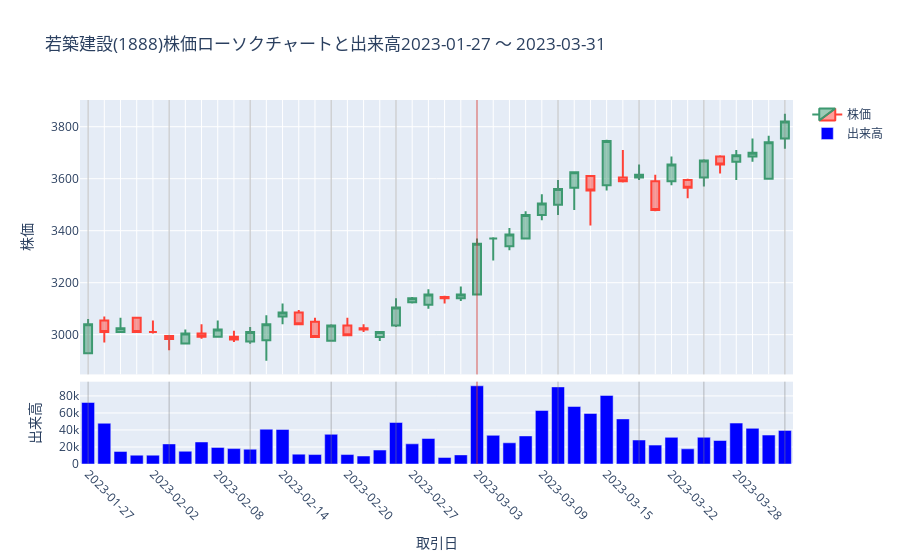

Notebook source saved alongside this figure:
### Code cell
# 日足チャート
start_date = dt - relativedelta(days = 7 * (weeks + 1))
end_date = dt + relativedelta(days = 7 * weeks)
PFIG = PricelistFig(code, start_date=start_date, end_date=end_date)

# 週末にvline
df = read_data(fp)
RPL = PricelistPl(df)
df = RPL.df
df = df.filter(pl.col("code")==code)\
.filter(pl.col("date")>=start_date)\
.filter(pl.col("date")<=end_date)
RPL = PricelistPl(df)
RPL.with_columns_weekid()
pdf = RPL.df
pdf = pdf.group_by(["weekid"]).agg([
    pl.col("date").last()
]).sort(by=["weekid"])
vline_dates = pdf["date"].to_list()
#vline_dates.remove(dt)
for d in vline_dates:
    PFIG.add_vline(d)

# 該当日にvline
PFIG.add_vline(dt, color="red")

PFIG.fig.show()

### Figure 1 — Plotly figure (JSON) as saved in the notebook; plotly's stock layout.template omitted (floating-point values rounded to 4 significant figures)
{"data": [{"close": [3040, 3010, 3025, 3010, 3010, 2983, 3005, 2992, 3020, 2981, 3010, 3040, 3085, 3040, 2991, 3035, 2998, 3020, 3010, 3105, 3140, 3155, 3140, 3155, 3350, 3370, 3385, 3460, 3505, 3560, 3625, 3555, 3745, 3590, 3615, 3480, 3655, 3565, 3670, 3655, 3690, 3700, 3740, 3820], "high": [3060, 3070, 3065, 3065, 3055, 2995, 3020, 3040, 3055, 3015, 3030, 3075, 3120, 3095, 3065, 3040, 3065, 3040, 3010, 3140, 3145, 3175, 3150, 3185, 3370, 3375, 3410, 3475, 3540, 3595, 3625, 3610, 3750, 3710, 3655, 3615, 3685, 3600, 3675, 3690, 3710, 3755, 3765, 3850], "low": [2929, 2970, 3010, 3010, 3005, 2940, 2966, 2984, 2992, 2972, 2965, 2900, 3040, 3040, 2991, 2975, 2998, 3010, 2976, 3030, 3120, 3100, 3120, 3130, 3155, 3285, 3325, 3370, 3440, 3460, 3480, 3420, 3555, 3585, 3595, 3475, 3575, 3525, 3570, 3620, 3595, 3665, 3600, 3715], "name": "株価", "open": [2929, 3055, 3010, 3065, 3010, 2995, 2966, 3005, 2992, 2992, 2974, 2979, 3070, 3085, 3050, 2977, 3035, 3025, 2991, 3035, 3125, 3115, 3145, 3140, 3155, 3370, 3340, 3370, 3460, 3500, 3565, 3610, 3575, 3605, 3605, 3590, 3590, 3595, 3605, 3685, 3665, 3685, 3600, 3755], "type": "candlestick", "x": ["2023-01-27", "2023-01-30", "2023-01-31", "2023-02-01", "2023-02-02", "2023-02-03", "2023-02-06", "2023-02-07", "2023-02-08", "2023-02-09", "2023-02-10", "2023-02-13", "2023-02-14", "2023-02-15", "2023-02-16", "2023-02-17", "2023-02-20", "2023-02-21", "2023-02-22", "2023-02-24", "2023-02-27", "2023-02-28", "2023-03-01", "2023-03-02", "2023-03-03", "2023-03-06", "2023-03-07", "2023-03-08", "2023-03-09", "2023-03-10", "2023-03-13", "2023-03-14", "2023-03-15", "2023-03-16", "2023-03-17", "2023-03-20", "2023-03-22", "2023-03-23", "2023-03-24", "2023-03-27", "2023-03-28", "2023-03-29", "2023-03-30", "2023-03-31"], "xaxis": "x", "yaxis": "y"}, {"marker": {"color": "blue"}, "name": "出来高", "type": "bar", "x": ["2023-01-27", "2023-01-30", "2023-01-31", "2023-02-01", "2023-02-02", "2023-02-03", "2023-02-06", "2023-02-07", "2023-02-08", "2023-02-09", "2023-02-10", "2023-02-13", "2023-02-14", "2023-02-15", "2023-02-16", "2023-02-17", "2023-02-20", "2023-02-21", "2023-02-22", "2023-02-24", "2023-02-27", "2023-02-28", "2023-03-01", "2023-03-02", "2023-03-03", "2023-03-06", "2023-03-07", "2023-03-08", "2023-03-09", "2023-03-10", "2023-03-13", "2023-03-14", "2023-03-15", "2023-03-16", "2023-03-17", "2023-03-20", "2023-03-22", "2023-03-23", "2023-03-24", "2023-03-27", "2023-03-28", "2023-03-29", "2023-03-30", "2023-03-31"], "xaxis": "x2", "y": [72300, 47900, 14800, 10400, 10400, 23600, 15000, 25900, 19500, 18100, 17400, 40900, 40600, 11600, 11100, 34900, 11100, 9400, 16400, 48800, 23700, 30000, 7700, 10700, 91900, 33700, 24900, 33000, 62900, 90600, 67600, 59400, 80600, 53000, 28200, 22200, 31300, 17800, 31400, 27600, 48100, 41900, 34000, 39500], "yaxis": "y2"}], "layout": {"autosize": true, "shapes": [{"line": {"color": "grey", "width": 1}, "opacity": 0.5, "type": "line", "x0": "2023-01-27", "x1": "2023-01-27", "xref": "x", "y0": 0, "y1": 1, "yref": "y domain"}, {"line": {"color": "grey", "width": 1}, "opacity": 0.5, "type": "line", "x0": "2023-01-27", "x1": "2023-01-27", "xref": "x2", "y0": 0, "y1": 1, "yref": "y2 domain"}, {"line": {"color": "grey", "width": 1}, "opacity": 0.5, "type": "line", "x0": "2023-02-03", "x1": "2023-02-03", "xref": "x", "y0": 0, "y1": 1, "yref": "y domain"}, {"line": {"color": "grey", "width": 1}, "opacity": 0.5, "type": "line", "x0": "2023-02-03", "x1": "2023-02-03", "xref": "x2", "y0": 0, "y1": 1, "yref": "y2 domain"}, {"line": {"color": "grey", "width": 1}, "opacity": 0.5, "type": "line", "x0": "2023-02-10", "x1": "2023-02-10", "xref": "x", "y0": 0, "y1": 1, "yref": "y domain"}, {"line": {"color": "grey", "width": 1}, "opacity": 0.5, "type": "line", "x0": "2023-02-10", "x1": "2023-02-10", "xref": "x2", "y0": 0, "y1": 1, "yref": "y2 domain"}, {"line": {"color": "grey", "width": 1}, "opacity": 0.5, "type": "line", "x0": "2023-02-17", "x1": "2023-02-17", "xref": "x", "y0": 0, "y1": 1, "yref": "y domain"}, {"line": {"color": "grey", "width": 1}, "opacity": 0.5, "type": "line", "x0": "2023-02-17", "x1": "2023-02-17", "xref": "x2", "y0": 0, "y1": 1, "yref": "y2 domain"}, {"line": {"color": "grey", "width": 1}, "opacity": 0.5, "type": "line", "x0": "2023-02-24", "x1": "2023-02-24", "xref": "x", "y0": 0, "y1": 1, "yref": "y domain"}, {"line": {"color": "grey", "width": 1}, "opacity": 0.5, "type": "line", "x0": "2023-02-24", "x1": "2023-02-24", "xref": "x2", "y0": 0, "y1": 1, "yref": "y2 domain"}, {"line": {"color": "grey", "width": 1}, "opacity": 0.5, "type": "line", "x0": "2023-03-03", "x1": "2023-03-03", "xref": "x", "y0": 0, "y1": 1, "yref": "y domain"}, {"line": {"color": "grey", "width": 1}, "opacity": 0.5, "type": "line", "x0": "2023-03-03", "x1": "2023-03-03", "xref": "x2", "y0": 0, "y1": 1, "yref": "y2 domain"}, {"line": {"color": "grey", "width": 1}, "opacity": 0.5, "type": "line", "x0": "2023-03-10", "x1": "2023-03-10", "xref": "x", "y0": 0, "y1": 1, "yref": "y domain"}, {"line": {"color": "grey", "width": 1}, "opacity": 0.5, "type": "line", "x0": "2023-03-10", "x1": "2023-03-10", "xref": "x2", "y0": 0, "y1": 1, "yref": "y2 domain"}, {"line": {"color": "grey", "width": 1}, "opacity": 0.5, "type": "line", "x0": "2023-03-17", "x1": "2023-03-17", "xref": "x", "y0": 0, "y1": 1, "yref": "y domain"}, {"line": {"color": "grey", "width": 1}, "opacity": 0.5, "type": "line", "x0": "2023-03-17", "x1": "2023-03-17", "xref": "x2", "y0": 0, "y1": 1, "yref": "y2 domain"}, {"line": {"color": "grey", "width": 1}, "opacity": 0.5, "type": "line", "x0": "2023-03-24", "x1": "2023-03-24", "xref": "x", "y0": 0, "y1": 1, "yref": "y domain"}, {"line": {"color": "grey", "width": 1}, "opacity": 0.5, "type": "line", "x0": "2023-03-24", "x1": "2023-03-24", "xref": "x2", "y0": 0, "y1": 1, "yref": "y2 domain"}, {"line": {"color": "grey", "width": 1}, "opacity": 0.5, "type": "line", "x0": "2023-03-31", "x1": "2023-03-31", "xref": "x", "y0": 0, "y1": 1, "yref": "y domain"}, {"line": {"color": "grey", "width": 1}, "opacity": 0.5, "type": "line", "x0": "2023-03-31", "x1": "2023-03-31", "xref": "x2", "y0": 0, "y1": 1, "yref": "y2 domain"}, {"line": {"color": "red", "width": 1}, "opacity": 0.5, "type": "line", "x0": "2023-03-03", "x1": "2023-03-03", "xref": "x", "y0": 0, "y1": 1, "yref": "y domain"}, {"line": {"color": "red", "width": 1}, "opacity": 0.5, "type": "line", "x0": "2023-03-03", "x1": "2023-03-03", "xref": "x2", "y0": 0, "y1": 1, "yref": "y2 domain"}], "title": {"text": "若築建設(1888)株価ローソクチャートと出来高2023-01-27 ～ 2023-03-31"}, "xaxis": {"anchor": "y", "autorange": true, "domain": [0, 1], "matches": "x2", "range": [-0.5, 43.5], "rangeslider": {"visible": false, "yaxis": {}}, "showticklabels": false, "type": "category"}, "xaxis2": {"anchor": "y2", "autorange": true, "domain": [0, 1], "range": [-0.5, 43.5], "tickangle": 45, "tickvals": ["2023-01-27", "2023-02-02", "2023-02-08", "2023-02-14", "2023-02-20", "2023-02-27", "2023-03-03", "2023-03-09", "2023-03-15", "2023-03-22", "2023-03-28"], "title": {"text": "取引日"}, "type": "category"}, "yaxis": {"anchor": "x", "autorange": true, "domain": [0.2462, 1.0], "range": [2847.0, 3903.0], "title": {"text": "株価"}}, "yaxis2": {"anchor": "x2", "autorange": true, "domain": [0, 0.2262], "range": [0, 96740.0], "title": {"text": "出来高"}, "type": "linear"}}}
